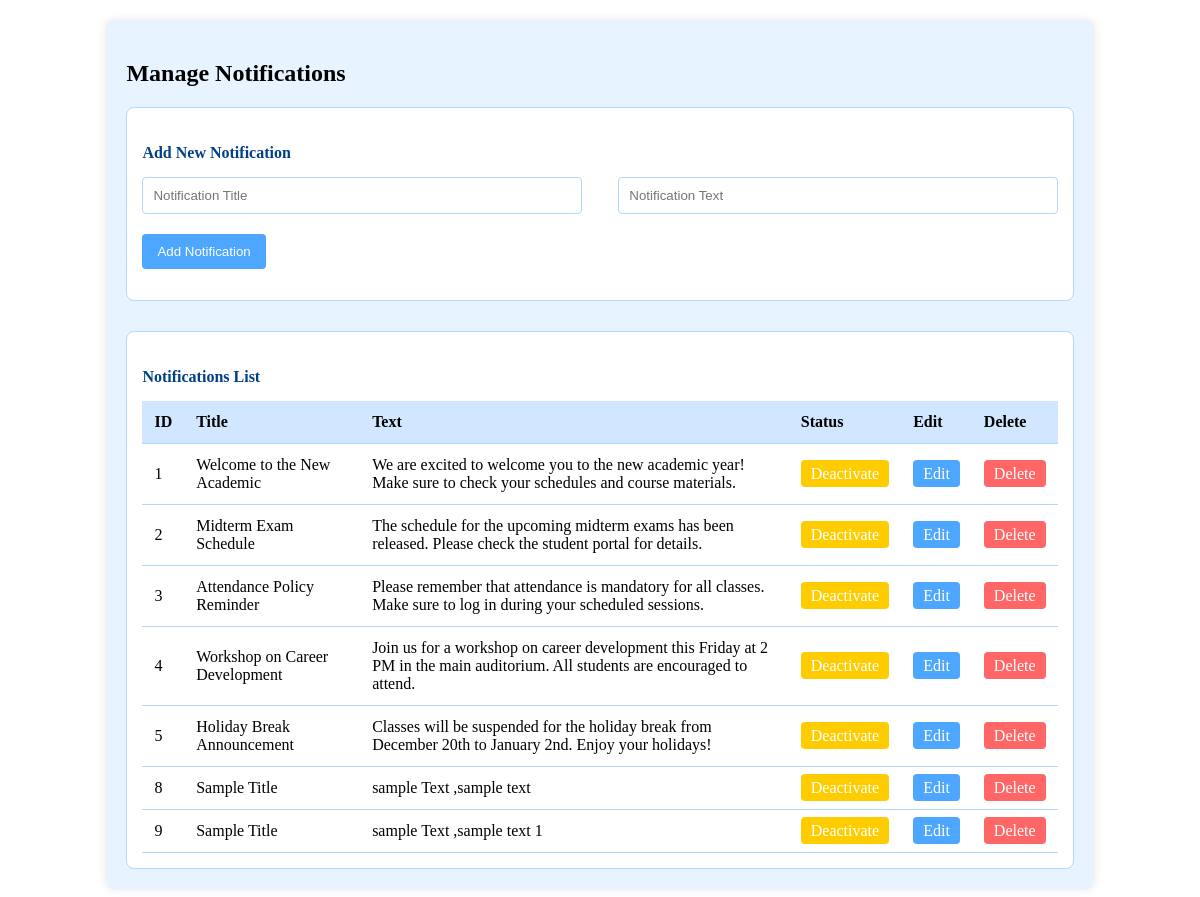
The page /Admin/notification.php on the database its author committed.
### tables this page shows
CREATE TABLE `tblnotification` (
  `notification_id` int(11) NOT NULL,
  `notification_text` text NOT NULL,
  `notification_status` int(11) NOT NULL,
  `notification_title` text NOT NULL
);

### Admin/notification.php (the view, shortened to what this page needs)
<?php
include('../includes/dbcon.php');
$edit_notification = false;
$notification = [];
?>
<div class="notifications-section">
    <h2 class="text-center">Manage Notifications</h2>
    <div class="form-container">
        <h4><?php echo $edit_notification ? 'Edit Notification' : 'Add New Notification'; ?></h4>
        <form method="POST" action="notification.php">
            <div class="form-row">
                <input type="text" name="notification_title" placeholder="Notification Title"
                    value="<?= $edit_notification ? htmlspecialchars($notification['notification_title']) : '' ?>" required>
                <input type="text" name="notification_text" placeholder="Notification Text"
                    value="<?= $edit_notification ? htmlspecialchars($notification['notification_text']) : '' ?>" required>
            </div>
            <?php if ($edit_notification): ?>
                <button type="submit" name="update_notification" class="submit-btn">Update Notification</button>
            <?php else: ?>
                <button type="submit" name="add_notification" class="submit-btn">Add Notification</button>
            <?php endif; ?>
        </form>
    </div>
    <div class="list-container">
        <h4>Notifications List</h4>
        <table>
            <thead>
                <tr>
                    <th>ID</th>
                    <th>Title</th>
                    <th>Text</th>
                    <th>Status</th>
                    <th>Edit</th>
                    <th>Delete</th>
                </tr>
            </thead>
            <tbody>
                <?php
                $result = $conn->query("SELECT * FROM tblnotification");
                while ($row = $result->fetch_assoc()): ?>
                    <tr>
                        <td><?= $row['notification_id'] ?></td>
                        <td><?= $row['notification_title'] ?></td>
                        <td><?= $row['notification_text'] ?></td>
                        <td>
                            <a href="notification.php?status=<?= $row['notification_id'] ?>&current_status=<?= $row['notification_status'] ?>" class="btn btn-status">
                                <?= $row['notification_status'] == 1 ? 'Deactivate' : 'Activate' ?>
                            </a>
                        </td>
                        <td>
                            <a href="index.php?page=notification.php?edit=<?= $row['notification_id'] ?>" class="btn btn-edit">Edit</a>
                        </td>
                        <td>
                            <a href="notification.php?delete=<?= $row['notification_id'] ?>" class="btn btn-delete"
                                onclick="return confirm('Are you sure you want to delete this notification?');">Delete</a>
                        </td>
                    </tr>
                <?php endwhile; ?>
            </tbody>
        </table>
    </div>
</div>

### Admin/notification.php (style rules this page uses)
.notifications-section { background-color: #e7f3ff; width: 80%; margin: 20px auto; padding: 20px; border-radius: 8px; box-shadow: 0 0 10px rgba(0, 0, 0, 0.1); }
.form-container { margin-bottom: 30px; padding: 15px; border: 1px solid #b3d7ff; background-color: #ffffff; border-radius: 8px; }
.form-container h4 { color: #004085; margin-bottom: 15px; }
.form-row { display: flex; justify-content: space-between; margin-bottom: 10px; }
.form-row input, .form-row textarea { width: 48%; padding: 10px; border: 1px solid #b3d7ff; border-radius: 4px; }
.submit-btn { background-color: #4da6ff; color: #fff; padding: 10px 15px; border: none; border-radius: 4px; cursor: pointer; margin-top: 10px; }
.list-container { padding: 15px; background-color: #ffffff; border-radius: 8px; border: 1px solid #b3d7ff; }
.list-container h4 { color: #004085; margin-bottom: 15px; }
table { width: 100%; border-collapse: collapse; }
table th, table td { padding: 12px; text-align: left; border-bottom: 1px solid #b3d7ff; }
table thead { background-color: #d0e7ff; }
.btn { padding: 5px 10px; border: none; border-radius: 4px; cursor: pointer; color: #fff; }
.btn-edit { background-color: #4da6ff; }
.btn-delete { background-color: #ff6666; }
.btn-status { background-color: #ffcc00; }
a { text-decoration: none; }

### rows shown on the page
tblnotification: notification_id "1", notification_title "Welcome to the New Academic", notification_text "We are excited to welcome you to the new academic year! Make sure to check your schedules and course materials.", notification_status "Deactivate"
tblnotification: notification_id "2", notification_title "Midterm Exam Schedule", notification_text "The schedule for the upcoming midterm exams has been released. Please check the student portal for details.", notification_status "Deactivate"
tblnotification: notification_id "3", notification_title "Attendance Policy Reminder", notification_text "Please remember that attendance is mandatory for all classes. Make sure to log in during your scheduled sessions.", notification_status "Deactivate"
tblnotification: notification_id "4", notification_title "Workshop on Career Development", notification_text "Join us for a workshop on career development this Friday at 2 PM in the main auditorium. All students are encouraged to attend.", notification_status "Deactivate"
tblnotification: notification_id "5", notification_title "Holiday Break Announcement", notification_text "Classes will be suspended for the holiday break from December 20th to January 2nd. Enjoy your holidays!", notification_status "Deactivate"
tblnotification: notification_id "8", notification_title "Sample Title", notification_text "sample Text ,sample text", notification_status "Deactivate"
tblnotification: notification_id "9", notification_title "Sample Title", notification_text "sample Text ,sample text 1", notification_status "Deactivate"
